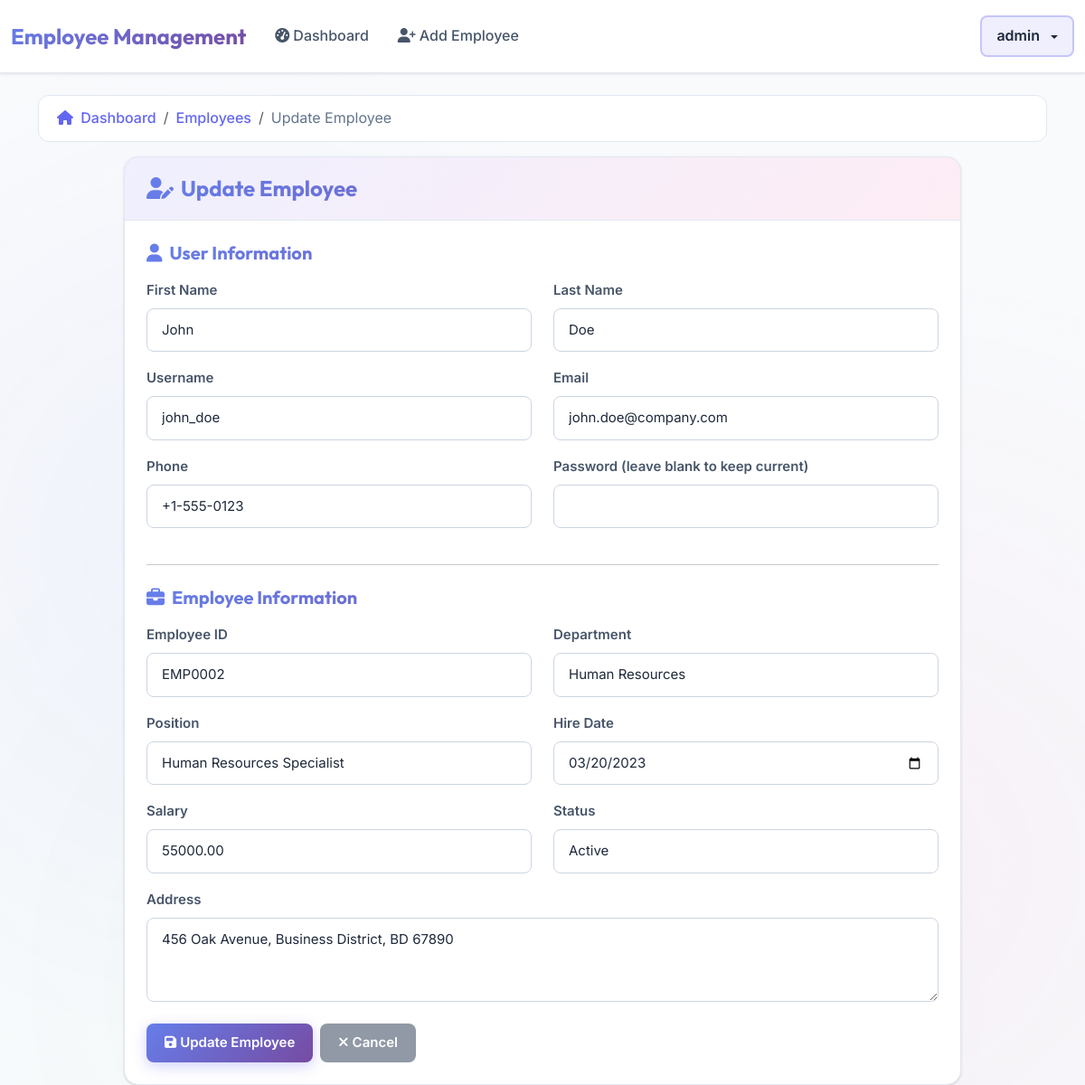
The page /employees/3/update/ (signed in) on the database its author committed.
### employees/models.py (models this page shows, shortened)
class User(AbstractUser):
    ROLE_CHOICES = (
        ('admin', 'Admin'),
        ('employee', 'Employee'),
    )
    role = models.CharField(max_length=10, choices=ROLE_CHOICES, default='employee')
    phone = models.CharField(max_length=15, blank=True)
    def is_admin(self):
        return self.role == 'admin' or self.is_superuser or self.is_staff
    def get_role_display(self):
        if self.is_superuser or self.is_staff or self.role == 'admin':
            return 'Admin'
        return dict(self.ROLE_CHOICES).get(self.role, 'Employee')

class Employee(models.Model):
    DEPARTMENT_CHOICES = (
        ('IT', 'Information Technology'),
        ('HR', 'Human Resources'),
        ('FIN', 'Finance'),
        ('MKT', 'Marketing'),
        ('OPS', 'Operations'),
    )
    STATUS_CHOICES = (
        ('active', 'Active'),
        ('inactive', 'Inactive'),
        ('on_leave', 'On Leave'),
    )
    user = models.OneToOneField(User, on_delete=models.CASCADE, related_name='employee_profile')
    employee_id = models.CharField(max_length=10, unique=True)
    department = models.CharField(max_length=3, choices=DEPARTMENT_CHOICES)
    position = models.CharField(max_length=100)
    hire_date = models.DateField()
    salary = models.DecimalField(max_digits=10, decimal_places=2)
    status = models.CharField(max_length=10, choices=STATUS_CHOICES, default='active')
    address = models.TextField(blank=True)
    created_at = models.DateTimeField(auto_now_add=True)
    updated_at = models.DateTimeField(auto_now=True)
    class Meta:
        ordering = ['-created_at']

### employees/views.py (the view)
# urls.py: path('<int:pk>/update/', views.employee_update, name='employee_update'),
@login_required
@user_passes_test(is_admin)
def employee_update(request, pk):
    employee = get_object_or_404(Employee, pk=pk)
    if request.method == 'POST':
        form = EmployeeForm(request.POST, instance=employee, instance_user=employee.user)
        if form.is_valid():
            form.save()
            messages.success(request, f'Employee {employee.employee_id} updated successfully.')
            return redirect('employee_detail', pk=pk)
    else:
        form = EmployeeForm(instance=employee, instance_user=employee.user)
    return render(request, 'employees/pages/employee_form.html', {
        'form': form,
        'action': 'Update',
        'employee': employee
    })

### employees/views.py (called while the page is built)
def is_admin(user):
    return user.is_authenticated and (getattr(user, 'role', None) == 'admin' or getattr(user, 'is_superuser', False))

### employees/templates/employees/pages/employee_form.html (shortened to what this page needs)
{% extends 'employees/templates/base.html' %}
{% block content %}
<div class="container mt-4 slide-up">
  <nav aria-label="breadcrumb" class="mb-3">
    <ol class="breadcrumb">
      <li class="breadcrumb-item">
        <a href="{% url 'dashboard' %}"><i class="fas fa-home me-1"></i> Dashboard</a>
      </li>
      <li class="breadcrumb-item">
        <a href="{% url 'employee_list' %}">Employees</a>
      </li>
      <li class="breadcrumb-item active" aria-current="page">{{ action }} Employee</li>
    </ol>
  </nav>
  <div class="row justify-content-center">
    <div class="col-md-10">
      <div class="card">
        <div class="card-header">
          <h4 class="mb-0 gradient-text"><i class="fas fa-user-edit me-2"></i>{{ action }} Employee</h4>
        </div>
        <div class="card-body">
          <form method="post">
            <h5 class="mb-3 gradient-text"><i class="fas fa-user me-2"></i>User Information</h5>
            <div class="row">
              <div class="col-md-6">
                <div class="mb-3">
                  <label for="{{ form.first_name.id_for_label }}" class="form-label">First Name</label>
                  {{ form.first_name }}
                </div>
              </div>
              <div class="col-md-6">
                <div class="mb-3">
                  <label for="{{ form.last_name.id_for_label }}" class="form-label">Last Name</label>
                  {{ form.last_name }}
                </div>
              </div>
            </div>
            <div class="row">
              <div class="col-md-6">
                <div class="mb-3">
                  <label for="{{ form.username.id_for_label }}" class="form-label">Username</label>
                  {{ form.username }}
                </div>
              </div>
              <div class="col-md-6">
                <div class="mb-3">
                  <label for="{{ form.email.id_for_label }}" class="form-label">Email</label>
                  {{ form.email }}
                </div>
              </div>
            </div>
            <div class="row">
              <div class="col-md-6">
                <div class="mb-3">
                  <label for="{{ form.phone.id_for_label }}" class="form-label">Phone</label>
                  {{ form.phone }}
                </div>
              </div>
              <div class="col-md-6">
                <div class="mb-3">
                  <label for="{{ form.password.id_for_label }}" class="form-label">
                    Password {% if employee %}(leave blank to keep current){% endif %}
                  </label>
                  {{ form.password }}
                </div>
              </div>
            </div>
            <hr class="my-4">
            <h5 class="mb-3 gradient-text"><i class="fas fa-briefcase me-2"></i>Employee Information</h5>
            <div class="row">
              <div class="col-md-6">
                <div class="mb-3">
                  <label for="{{ form.employee_id.id_for_label }}" class="form-label">Employee ID</label>
                  {{ form.employee_id }}
                </div>
              </div>
              <div class="col-md-6">
                <div class="mb-3">
                  <label for="{{ form.department.id_for_label }}" class="form-label">Department</label>
                  {{ form.department }}
                </div>
              </div>
            </div>
            <div class="row">
              <div class="col-md-6">
                <div class="mb-3">
                  <label for="{{ form.position.id_for_label }}" class="form-label">Position</label>
                  {{ form.position }}
                </div>
              </div>
              <div class="col-md-6">
                <div class="mb-3">
                  <label for="{{ form.hire_date.id_for_label }}" class="form-label">Hire Date</label>
                  {{ form.hire_date }}
                </div>
              </div>
            </div>
            <div class="row">
              <div class="col-md-6">
                <div class="mb-3">
                  <label for="{{ form.salary.id_for_label }}" class="form-label">Salary</label>
                  {{ form.salary }}
                </div>
              </div>
              <div class="col-md-6">
                <div class="mb-3">
                  <label for="{{ form.status.id_for_label }}" class="form-label">Status</label>
                  {{ form.status }}
                </div>
              </div>
            </div>
            <div class="mb-3">
              <label for="{{ form.address.id_for_label }}" class="form-label">Address</label>
              {{ form.address }}
            </div>
            <div class="d-flex gap-2 mt-4">
              <button type="submit" class="btn btn-primary">
                <i class="fas fa-save me-1"></i>{{ action }} Employee
              </button>
              <a href="{% url 'employee_list' %}" class="btn btn-secondary">
                <i class="fas fa-times me-1"></i>Cancel
              </a>
            </div>
          </form>
        </div>
      </div>
    </div>
  </div>
</div>
{% endblock %}

### employees/templates/employees/organisms/navbar.html (shortened to what this page needs)
<nav class="navbar navbar-expand-lg navbar-dark bg-dark mb-4">
  <div class="container-fluid">
    <a class="navbar-brand" href="{% url 'dashboard' %}">Employee Management</a>
    <div class="collapse navbar-collapse" id="navbarNav">
      <ul class="navbar-nav me-auto">
        {% if user.is_admin or user.is_superuser %}
        <li class="nav-item">
          <a class="nav-link" href="{% url 'dashboard' %}">
            <i class="fas fa-tachometer-alt me-1"></i>Dashboard
          </a>
        </li>
        <li class="nav-item">
          <a class="nav-link" href="{% url 'employee_create' %}">
            <i class="fas fa-user-plus me-1"></i>Add Employee
          </a>
        </li>
        {% else %}
        <li class="nav-item">
          <a class="nav-link" href="{% url 'dashboard' %}">
            <i class="fas fa-user me-1"></i>My Profile
          </a>
        </li>
        {% endif %}
      </ul>
      <ul class="navbar-nav">
        <li class="nav-item dropdown">
          <a
            class="nav-link dropdown-toggle"
            href="#"
            role="button"
            data-bs-toggle="dropdown"
          >
            {{ user.get_full_name|default:user.username }}
          </a>
        </li>
      </ul>
    </div>
  </div>
</nav>

### rows shown on the page
User: get_full_name "admin"
User: first_name "John", last_name "Doe", username "john_doe", email "john.doe@company.com", phone "+1-555-0123"
Employee: employee_id "EMP0002", department "Human Resources", position "Human Resources Specialist", hire_date "03/20/2023", salary "55000.00", status "Active", address "456 Oak Avenue, Business District, BD 67890"

### other values the page prints
{{ action }} "Update"
